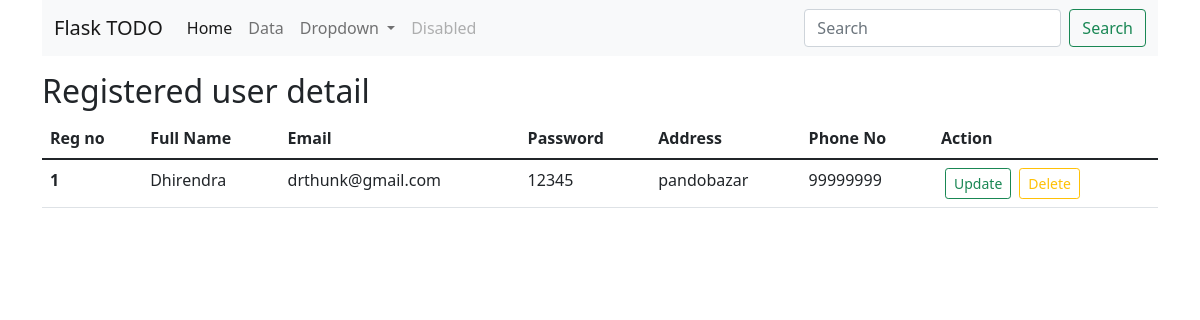
Before: /userdata with the older database file.
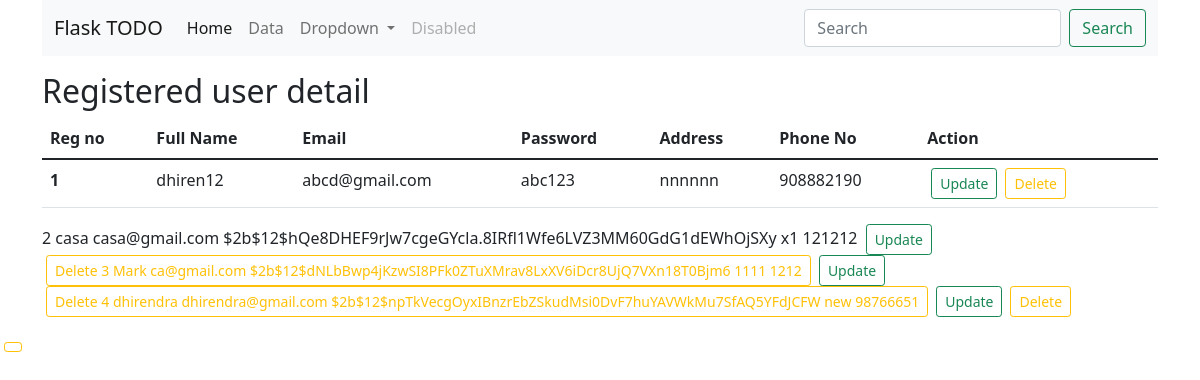
After: the same page with the newer database file.
### app.py (models this page shows, shortened)
class Register_user(db.Model):
    __tablename__ = 'Register_user'
    reg_no = db.Column(db.Integer, primary_key=True)
    fullname = db.Column(db.String(100), nullable = False)
    email = db.Column(db.String(100), nullable = False)
    password = db.Column(db.String(100), nullable = False)
    address = db.Column(db.String(400), nullable = False)
    phone = db.Column(db.String(100), nullable = False)

### app.py (the view)
@app.route('/userdata', methods =['GET', 'POST'])
def user_data():
    allreg = Register_user.query.all()
    return render_template('userdata.html',allreg =allreg )

### templates/userdata.html (shortened to what this page needs)
{% extends "base.html" %}
{% block body %}
<div class ="container my-3" >
    <h2> Registered user detail</h2>
    {% if allreg|length==0 %}
    <div class="alert alert-secondary" role="alert">
        No data found! Please add your data.
        </div>
        {% else %}
        <table class="table">
            <thead>
            <tr>
                <th scope="col">Reg no</th>
                <th scope="col">Full Name</th>
                <th scope="col">Email</th>
                <th scope="col">Password</th>
                <th scope="col">Address</th>
                <th scope="col">Phone No</th>
                <th scope="col">Action</th>
            </tr>
            </thead>
            <tbody>
        <tr>
            {% for register_user in allreg %}
            <th scope="row">{{loop.index}}</th>
            <td>{{register_user.fullname}}</td>
            <td>{{register_user.email}}</td>
            <td>{{register_user.password}}</td>
            <td>{{register_user.address}}</td>
            <td>{{register_user.phone}}</td>
            <td>
                <a href="/updateuser/{{register_user.reg_no}}" type="button" class="btn btn-outline-success btn-sm mx-1">Update</button>
                <a href="/delete_userdata/{{register_user.reg_no}}" type="button" class="btn btn-outline-warning btn-sm mx-1">Delete</button>
            </td>
        </tr>
    </tbody>
</table>
            {% endfor %}
            {% endif %}
</div>
{% endblock body %}

### templates/base.html (shortened to what this page needs)
<!doctype html>
<html lang="en">
  <head>
    <link href="https://cdn.jsdelivr.net/npm/bootstrap@5.1.3/dist/css/bootstrap.min.css" rel="stylesheet">
</head>
<body>
    <div class= "container" my-3>
        <nav class="navbar navbar-expand-lg navbar-light bg-light">
            <div class="container-fluid">
              <a class="navbar-brand" href="/dashboard">Flask TODO</a>
              <div class="collapse navbar-collapse" id="navbarSupportedContent">
                <ul class="navbar-nav me-auto mb-2 mb-lg-0">
                  <li class="nav-item">
                    <a class="nav-link active" aria-current="page" href="/dashboard">Home</a>
                  </li>
                  <li class="nav-item">
                    <a class="nav-link" href="/userdata">Data</a>
                  </li>
                  <li class="nav-item dropdown">
                    <a class="nav-link dropdown-toggle" href="#" id="navbarDropdown" role="button" data-bs-toggle="dropdown" aria-expanded="false">
                      Dropdown
                    </a>
                  </li>
                  <li class="nav-item">
                    <a class="nav-link disabled">Disabled</a>
                  </li>
                </ul>
                <form class="d-flex">
                  <input class="form-control me-2" type="search" placeholder="Search" aria-label="Search">
                  <button class="btn btn-outline-success" type="submit">Search</button>
                </form>
              </div>
            </div>
          </nav>
        </div>
{% block body %}
{% endblock body %}
</body>
</html>

Changed rows visible on the page:
changed Register_user: fullname "Dhirendra" → "dhiren12"; email "drthunk@gmail.com" → "abcd@gmail.com"; password "12345" → "abc123"; address "pandobazar" → "nnnnnn"; phone "99999999" → "908882190"
added Register_user: fullname "casa", email "casa@gmail.com", password "$2b$12$hQe8DHEF9rJw7cgeGYcla.8IRfl1Wfe6LVZ3MM60GdG1dEWhOjSXy", address "x1", phone "121212"
added Register_user: fullname "Mark", email "ca@gmail.com", password "$2b$12$dNLbBwp4jKzwSI8PFk0ZTuXMrav8LxXV6iDcr8UjQ7VXn18T0Bjm6", address "1111", phone "1212"
added Register_user: fullname "dhirendra", email "dhirendra@gmail.com", password "$2b$12$npTkVecgOyxIBnzrEbZSkudMsi0DvF7huYAVWkMu7SfAQ5YFdJCFW", address "new", phone "98766651"
